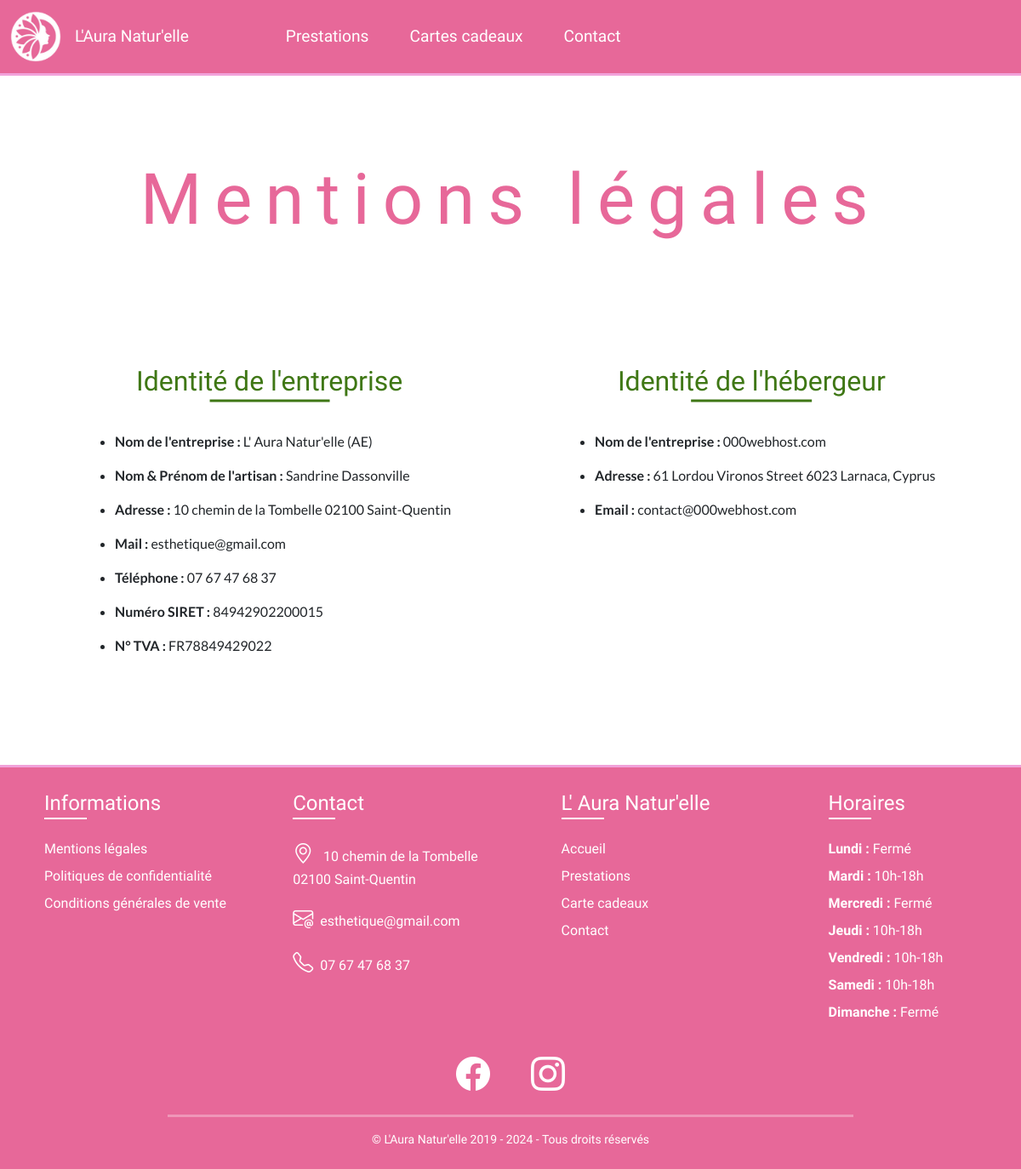
Screenshot of /informations/mentions-legales with the database file from the repository.
### tables this page shows
CREATE TABLE `users` (
    `id_user` INT AUTO_INCREMENT,
    `email` VARCHAR(150)  NOT NULL,
    `phone` CHAR(10)  NOT NULL,
    `address` VARCHAR(150)  NOT NULL,
    `zipcode` CHAR(5)  NOT NULL,
    `city` VARCHAR(150)  NOT NULL,
    `artisan` BOOLEAN NOT NULL DEFAULT 0,
    `admin` BOOLEAN NOT NULL DEFAULT 0,
    `password` VARCHAR(250)  NOT NULL,
    `updated_at` DATETIME,
    PRIMARY KEY(`id_user`),
    UNIQUE(`email`),
    UNIQUE(`phone`)
);

CREATE TABLE `schedules` (
    `id_schedules` INT AUTO_INCREMENT,
    `week_day` VARCHAR(10)  NOT NULL,
    `open_day` TINYINT NOT NULL DEFAULT 0,
    `open_hour` TIME NOT NULL DEFAULT '00:00:00',
    `close_mid_hour` TIME NOT NULL DEFAULT '00:00:00',
    `open_mid_hour` TIME NOT NULL DEFAULT '00:00:00',
    `close_hour` TIME NOT NULL DEFAULT '00:00:00',
    `updated_at` DATETIME,
    PRIMARY KEY(`id_schedules`),
    UNIQUE(`week_day`)
);

### controllers/informations/legal_notice_controller.php (called while the page is built, shortened)
<?php
require_once(__DIR__ . './../../config/init.php');
include_once(__DIR__ . './../../views/templates/header.php');
include(__DIR__ . './../../views/informations/legal_notice.php');
include_once(__DIR__ . './../../views/templates/footer.php');

### models/User.php (called while the page is built, shortened)
<?php
class User
{
    public static function fetch_artisan(): object|null
    {
        $pdo = Database::getInstance();
        $sql = 'SELECT `email`, `phone`, `address`, `zipcode`, `city` FROM `users`
                    WHERE `artisan` = 1';
        $sth = $pdo->prepare($sql);
        return ($sth->execute()) ? ($sth->fetch() ?: null) : null;
    }
}

### config/init.php (called while the page is built, shortened)
<?php
require_once(__DIR__ . './../models/User.php');
require_once(__DIR__ . './../models/Schedule.php');
$artisan = User::fetch_artisan();
$artisan->phone = preg_replace('/(\d{2})(?=\d)/', '$1 ', $artisan->phone);
$schedules = Schedule::fetchAll();
$schedules_sign = Schedule::formatting($schedules);

### models/Schedule.php (called while the page is built, shortened)
<?php
class Schedule
{
    public static function fetchAll(): array
    {
        $pdo = Database::getInstance();
        $sql = 'SELECT
            `id_schedules`,
            `week_day`,
            `open_day`,
            `open_hour`,
            `close_mid_hour`,
            `open_mid_hour`,
            `close_hour`
        FROM `schedules`;';
        $sth = $pdo->prepare($sql);
        return ($sth->execute()) ? $sth->fetchAll() : [];
    }
    public static function formatting (array $schedules):array {
        foreach ($schedules as $schedule) {
            if ($schedule->open_day == 0) {
                $schedule->display = 'Fermé';
            } else {
                $time1 = date_create_from_format('H:i:s', $schedule->open_hour);
                $formattedTime1 = date_format($time1, 'H\hi');
                $time2 = date_create_from_format('H:i:s', $schedule->close_mid_hour);
                $formattedTime2 = date_format($time2, 'H\hi');
                $time3 = date_create_from_format('H:i:s', $schedule->open_mid_hour);
                $formattedTime3 = date_format($time3, 'H\hi');
                $time4 = date_create_from_format('H:i:s', $schedule->close_hour);
                $formattedTime4 = date_format($time4, 'H\hi');
                if (substr($formattedTime1, -2) === '00') {
                    $formattedTime1 = substr($formattedTime1, 0, -2);
                }
                if (substr($formattedTime2, -2) === '00') {
                    $formattedTime2 = substr($formattedTime2, 0, -2);
                }
                if (substr($formattedTime3, -2) === '00') {
                    $formattedTime3 = substr($formattedTime3, 0, -2);
                }
                if (substr($formattedTime4, -2) === '00') {
                    $formattedTime4 = substr($formattedTime4, 0, -2);
                }
                if ($schedule->open_day == 1) {
                    $schedule->display = "$formattedTime1-$formattedTime4";
                } else {
                    $schedule->display = "$formattedTime1-$formattedTime2, $formattedTime3-$formattedTime4";
                }
            }
        }
        return $schedules;
    }
}

### views/informations/legal_notice.php (the view)
<main>
    <div class="container-fluid px-0">
        <section class="pb-5">
            <h1 class="text-center pt-5 pb-lg-5 mt-md-5">Mentions légales</h1>
            <div class="row justify-content-evenly mx-0 py-md-5 mt-5">
                <div class="col-12 col-md-5 col-4 d-flex flex-column justify-content-center align-items-center">
                    <h2 class="notice-title text-center mb-4">Identité de l'entreprise</h2>
                    <ul>
                        <li class="my-3"><span class="bold">Nom de l'entreprise :</span> L' Aura Natur'elle (AE)</li>
                        <li class="my-3"><span class="bold">Nom & Prénom de l'artisan :</span> Sandrine Dassonville</li>
                        <li class="my-3"><span class="bold">Adresse :</span> <?= $artisan->address ?> <?= $artisan->zipcode . ' ' . $artisan->city ?></li>
                        <li class="my-3"><span class="bold">Mail :</span> <?= $artisan->email ?></li>
                        <li class="my-3"><span class="bold">Téléphone :</span> <?= $artisan->phone ?></li>
                        <li class="my-3"><span class="bold">Numéro SIRET :</span> 84942902200015</li>
                        <li class="my-3"><span class="bold">N° TVA :</span> FR78849429022</li>
                    </ul>
                </div>
                <div class="col-12 col-md-5 col-4 d-flex flex-column align-items-center mt-4 mt-md-0">
                    <h2 class="notice-title text-center mb-4">Identité de l'hébergeur</h2>
                    <ul>
                        <li class="my-3"><span class="bold">Nom de l'entreprise :</span> 000webhost.com</li>
                        <li class="my-3"><span class="bold">Adresse :</span> 61 Lordou Vironos Street 6023 Larnaca, Cyprus</li>
                        <li class="my-3"><span class="bold">Email :</span> contact@000webhost.com</li>
                    </ul>
                </div>
            </div>
        </section>
    </div>
</main>

### views/templates/footer.php (shortened to what this page needs)
<footer>
    <div class="container-fluid">
        <div class="row justify-content-around mt-4 mb-4 mb-lg-0 mb-xxl-4 mx-0">
            <div class="col-12 col-md-6 col-lg-3 order-1 d-flex justify-content-md-center mb-4 mb-md-5 mb-lg-4" id="informations">
                <ul class="ms-3 ms-md-0">
                    <li class="fs-4 footerTitle mb-4">Informations</li>
                    <li class="my-2"><a href="/informations/mentions-legales" class="footer-link">Mentions légales</a></li>
                    <li class="my-2"><a href="/informations/politique-de-confidentialite" class="footer-link">Politiques de confidentialité</a></li>
                    <li class="my-2"><a href="/informations/conditions-generales-de-vente" class="footer-link">Conditions générales de vente</a></li>
                </ul>
            </div>
            <div class="col-12 col-md-6 col-lg-3 order-3 order-lg-2 d-flex justify-content-md-center mb-4" id="contact">
                <ul class="ms-3 ms-md-0">
                    <li class="fs-4 footerTitle mb-4">Contact</li>
                    <li class="my-3"><i class="bi bi-geo-alt me-2"></i> <?= $artisan->address ?> <br> <?= $artisan->zipcode . ' ' . $artisan->city ?></li>
                    <li class="my-3"><a href="mailto: <?= $artisan->email ?>"><i class="bi bi-envelope-at me-2"></i><?= $artisan->email ?></a></li>
                    <li class="my-3"><i class="bi bi-telephone me-2"></i><?= $artisan->phone ?></li>
                </ul>
            </div>
            <div class="col-12 col-md-6 col-lg-3 order-2 order-lg-3 d-flex justify-content-md-center mb-4 mb-md-5 mb-lg-4" id="websiteNavigation">
                <ul class="ms-3 ms-md-0">
                    <li class="fs-4 footerTitle mb-4">L' Aura Natur'elle</li>
                    <li class="my-2"><a href="/accueil" class="footer-link">Accueil</a></li>
                    <li class="my-2"><a href="/prestations" class="footer-link">Prestations</a></li>
                    <li class="my-2"><a href="/cartes-cadeaux" class="footer-link">Carte cadeaux</a></li>
                    <li class="my-2"><a href="/contact" class="footer-link">Contact</a></li>
                </ul>
            </div>
            <div class="col-12 col-md-6 col-lg-3 order-4 d-flex justify-content-md-center mb-4" id="schedule">
                <ul class="ms-3 ms-md-0">
                    <li class="fs-4 footerTitle mb-4">Horaires</li>
                    <?php foreach ($schedules_sign as $schedule) { ?>
                        <li class="my-2"><span><?= $schedule->week_day ?> :</span> <?= $schedule->display ?></li><?php } ?>
                </ul>
            </div>
            <div class="col-12 col-md-6 col-lg-6 order-5 d-flex justify-content-center align-items-center" id="socialNetwork">
                <ul class="d-flex">
                    <li class="me-5"><a href="https://www.facebook.com/lauranaturellebioetvegan02" target="_blank" rel="noopener noreferrer" title="Facebook" aria-label="Ouvrir la page facebook de L'Aura Natur'elle"><i class="bi bi-facebook" aria-hidden="true"></i></a></li>
                    <li><a href="https://www.instagram.com/lauranaturelle" target="_blank" rel="noopener noreferrer" title="Instagram" aria-label="Ouvrir la page instagram de L'Aura Natur'elle"><i class="bi bi-instagram" aria-hidden="true"></i></a></li>
                </ul>
            </div>
        </div>
        <div class="row mx-0">
            <div class="col d-flex flex-column justify-content-center align-items-center">
                <hr>
                <small class="text-center mb-4">© L'Aura Natur'elle 2019 - <?= date('Y') ?> - Tous droits réservés</small>
            </div>
        </div>
    </div>
</footer>
</body>
</html>

### public/assets/css/main.css (style rules this page uses)
body { background-color: var(--main-color); padding: 0; margin: 0; }

### public/assets/css/variables.css (style rules this page uses)
:root { --main-color: #ffffff; --main-dark-color: #212529; --light-green:#c2ddad; --first-color: #3f7715; --second-color: #2f5b0e; --third-color: #6fa348; --brown-color: #c08552; --beige-color: #ede7db; --gold-color: #e3b04c; --special-color: #f1a2da; --special-dark-color: #e76899; --danger-color: #b2161a; --danger-filter-color: #b2161b1a; --main-filter-color-op: #fdf3fdbb; --main-filter-color: #fdf3fd98; --second-filter-color: #2f5b0e28; --brown-filter-color: #c0855248; --special-dark-filter: #e768993d; --gold-filter-color: #e3b14c94; --border-filter-special-thin-solid: var(--special-dark-filter) 1px solid; --border-filter-second-thin-solid: var(--second-filter-color) 1px solid; --border-filter-brown-thin-solid: var(--brown-filter-color) 1px solid; --special-font: 'Petrona', serif; --main-font: 'Lato', sans-serif; --border-light-green-solid: var(--light-green) 2px solid; --border-light-thin-solid: var(--main-color) 1px solid; --border-light-solid: var(--main-color) 2px solid; --border-second-medium-solid: var(--second-color) 3px solid; --border-third-solid: var(--third-color) 2px solid; --border-beige-thin-solid: var(--beige-color) 1px solid; --border-brown-thin-solid: var(--brown-color) 1px solid; --border-brown-solid: var(--brown-color) 2px solid; --border-brown-medium-solid: var(--brown-color) 3px solid; --border-special-thin-solid: var(--special-color) 1px solid; --border-special-medium-solid: var(--special-color) 3px solid; --border-special-strong-solid: var(--special-color) 10px solid; --border-dark-special-thin-solid: var(--special-dark-color) 1px solid; --border-dark-special-solid: var(--special-dark-color) 2px solid; --border-special-dark-strong-solid: var(--special-dark-color) 10px solid; --border-first-thin-solid: var(--first-color) 1px solid; --border-first-solid: var(--first-color) 2px solid; --border-error-solid: var(--danger-color) 2px solid; --box-light-shadow: rgba(0, 0, 0, 0.09) 0px 3px 12px; --inset-shadow: rgba(50, 50, 93, 0.25) 0px 30px 60px -12px inset, rgba(0, 0, 0, 0.3) 0px 18px 36px -18px inset; --inset-light-shadow: rgba(195, 195, 218, 0.25) 0px 10px 30px -12px inset, rgba(195, 195, 218, 0.25) 0px 10px 20px -10px inset; --text-shadow: 1px 1px 4px #3B3939; }

### public/assets/css/others/text.css (style rules this page uses)
body { color: var(--main-dark-color); font-family: var(--main-font); font-size: 1rem; }
h1, h2, h3, h4, h5, h6 { font-family: var(--special-font); }
a { text-decoration: none; }
h1 { color: var(--special-dark-color); font-size: 2.5rem; width: 100%; padding: 5px; margin: 0; letter-spacing: 5px; word-wrap: break-word; z-index: 2; }
.bold { font-weight: bold; }
@media (min-width: 768px) { h1 { font-size: 4rem; letter-spacing: 15px; } }
@media (min-width: 1200px) { h1 { font-size: 5.2rem; } }

### public/assets/css/components/footer.css (style rules this page uses)
footer { background-color: var(--special-dark-color); color: var(--main-color); font-family: var(--special-font); font-weight: normal; border-top: var(--border-special-medium-solid); }
footer ul { list-style: none; padding: 0; margin: 0; }
footer a { color: var(--main-color); }
#socialNetwork .bi { font-size: 2.5rem; }
#contact .bi { font-size: 1.5rem; }
footer span { font-weight: bold; }
footer hr { width: 70%; background-color: var(--main-color); opacity: 0.3; height: 3px; }
.footerTitle { position: relative; }
.footerTitle::after { content: ''; position: absolute; left: 0; bottom: -0.5px; width: 50px; height: 2px; background: var(--main-color); transition: .5s; }
@media (min-width: 1200px) { .footer-link { position: relative; } }
@media (min-width: 1200px) { .footer-link::after { content: ''; position: absolute; left: 0; bottom: -5px; width: 100%; height: 2px; background: var(--main-color); transform: scaleX(0); transition: .5s; } }

### public/assets/css/components/others.css (style rules this page uses)
hr { background-color: var(--beige-color); height: 15px; opacity: 0.8; width: 70%; border: none; }

### public/assets/css/pages/notice.css (style rules this page uses)
.notice-title { position: relative; color: var(--first-color); }
.notice-title::after { position: absolute; content: ''; height: 3px; width: 45%; top: 110%; left: 50%; transform: translate(-50%, -50%); background-color: var(--first-color); }

### rows the page displays
users: address "10 chemin de la Tombelle", zipcode "02100", city "Saint-Quentin", email "esthetique@gmail.com", phone "07 67 47 68 37"
schedules: week_day "Lundi", display "Fermé"
schedules: week_day "Mardi", open_hour+close_hour "10h-18h"
schedules: week_day "Mercredi", display "Fermé"
schedules: week_day "Jeudi", open_hour+close_hour "10h-18h"
schedules: week_day "Vendredi", open_hour+close_hour "10h-18h"
schedules: week_day "Samedi", open_hour+close_hour "10h-18h"
schedules: week_day "Dimanche", display "Fermé"
